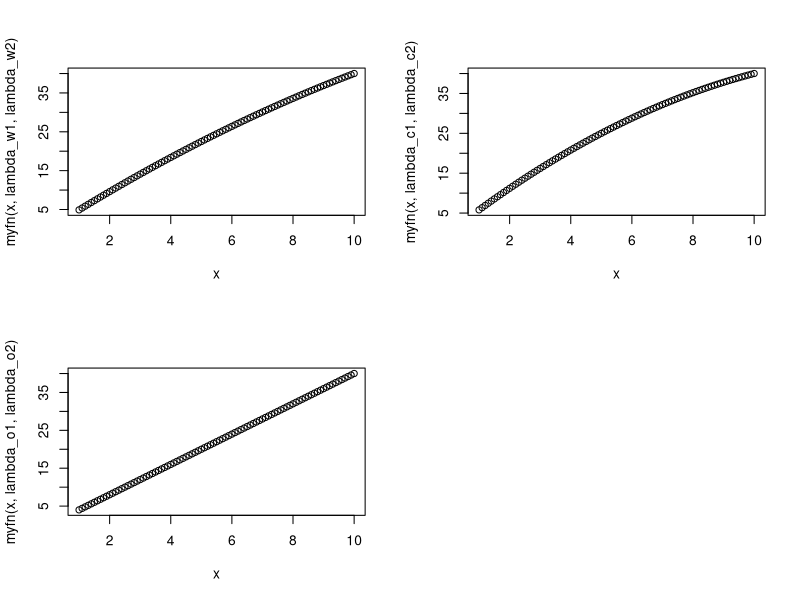

Generate this figure with R: (Note: this script raises an error after producing the figure.)
library(reshape2)
library(ggplot2)

olrp <- function(beta, A,B,Q, R, W=NULL){
	m 	<- max(dim(A))
	rb	<- nrow(B)
	cb	<- ncol(B)
	if(is.null(W)) {W = matrix(0, m, cb) }
# 	if(min(abs(eigen(R)$values)) > 1e-5){
# 		stop("eigen value error");
# 	}else{
		p0 <-  - .01*diag(m)
		dd <- 1
		it <- 1
		maxit <- 1000
		while (dd>1e-6 & it<= maxit){
			f0 	= solve(R+ beta * t(B) %*%p0 %*%B) %*% (beta* t(B)%*%p0%*%A + t(W))
			p1	= beta*t(A) %*% p0 %*%A + Q - (beta * t(A) %*% p0 %*% B+ W) %*% f0
			f1 	= solve(R + beta* t(B) %*% p1 %*% B) %*% (beta* t(B)%*%p1%*%A + t(W))
			dd	= max(abs(f1 - f0));
			it = it +1
			p0 = p1
		}
# 	}
	return(list(f = f1, p = p0))
}

myfn <- function(x, lambda1, lambda2){
	lambda2*x^2+ lambda1*x
}

lambda_w1	= 5;
lambda_w2 	= -.1;
lambda_w3 	= 4; 
lambda_w4	= - .1; 
lambda_w5	= - .5; 
lambda_c2 	= -.2;
lambda_c1	= 6;
lambda_o2 	= 0;
lambda_o1	= 4;
tau_I1		= 5; 
tau_I2 		= -.1;
tau_I3 		= -.5; 
tau_S2		= -.2;
tau_S1		= 5; 
k 			= .5;
rho 		= .6; 
beta= .95;
lmu			= c(-Inf,  1.2);
lsigma		= c(0, .2);
mu 			= exp(lmu + .5*lsigma^2)
Sigma 		= diag((exp(lsigma^2) -1)*exp(2*lmu + lsigma^2));
ns			<- 2; 
nu			<- 3; 

# Plot the utilify functions
x 			<- seq(1, 10, by=.1)
par(mfrow= c(2,2))
plot(x, myfn(x, lambda_w1, lambda_w2))
plot(x, myfn(x, lambda_c1, lambda_c2))
plot(x, myfn(x, lambda_o1, lambda_o2))
plot(x, myfn(x, tau1, tau2))

A 	= matrix(c(1, 0, 0, rho), ns,ns,byrow=T)
B	= matrix(c(k, 0, -1, 0, 0, 0), ns, nu, byrow=T)

R2	<- matrix(0, ns, ns); R2[1,1] <- -tau_I2; R2[2,2] <- lambda_o2; 
R1	<- matrix(c(-tau_I1, lambda_o1), 1, ns)
Q2	<- matrix(c(lambda_w2 + lambda_o2 - tau_I2*k^2, lambda_w5 - tau_I3*k, 	tau_I2*k, 
				lambda_w5 - tau_I3*k,				lambda_w4 - tau_S2, 	tau_I3, 
				tau_I2*k,							tau_I3, 				lambda_c2 - tau_I2), nu, nu, byrow=T)
Q1	<- matrix(c(lambda_w1 - lambda_o1-tau_I1*k, lambda_w3 - tau_S1, lambda_c1 + tau_I1), 1, nu)
W	<- matrix(c(-tau_I2*k,	-tau_I3, 	tau_I2, 
				-lambda_o2, 	0,			0), ns, nu, byrow=T)


sol <- olrp(beta, A, B, R2, Q2, W)
F 	<- sol$f
P 	<- sol$p
S 	<- (R1+ Q1 %*% F + 2*beta*t(mu) %*% t(P) %*% (A+ B%*% F)) %*% solve(diag(ns) - beta*A - beta*B %*% F)
S 	<- matrix(S, nrow = 1)
G	<- -.5 * solve(Q2 + beta*t(B) %*% P %*% B) %*% (2*beta*t(B) %*% P %*% mu + beta*t(B) %*% t(S) + t(Q1) )
d 	<- (.5*(Q1 + beta* S %*% B + 2*beta*t(mu) %*% P %*% B) %*% G + beta* S %*% mu + beta * sum(diag(P %*% Sigma)) )/(1-beta)
round(P, 3) 
round(S, 3)
d

# Simulate the data 
TT 			<- 100
init_state	<- c(I=3, B= 5, Inc=1)
state 		<- matrix(NA, TT, length(init_state))
state[1,]	<- init_state
ubar		<- matrix(NA, TT, 2)
ustar		<- matrix(NA, TT, 2)
zdraw		<- rlnorm(TT, lmu[2], lsigma[2])
eps_inc		<- rlnorm(TT, lmu[3], lsigma[3])
for(i in 1:TT){
	ubar[i,] 	<- F %*% state[i,] + G
	ymax 		<- state[i,2] + state[i,3] - zdraw[i]
	ustar[i,1]	<- max(0, min(ubar[i,1], ymax))
	cmax 		<- state[i,1] + k*ustar[i,1]
	ustar[i,2] 	<- max(0,min(ubar[i,2], cmax))
	if(i< TT){
		state[(i+1), 1] <- state[i,1] + k*ustar[i,1] - ustar[i,2]
		state[(i+1), 2] <- state[i,2] + state[i,3] - zdraw[i] - ustar[i,1]
		state[(i+1), 3] <- rho * state[i,3] + eps_inc[i]
	}
}

# Plot the state
tmp		<- data.frame(t = 1:TT, state, ustar)
names(tmp) <- c("t","I","B","Inc","y","c")
ggtmp	<- melt(tmp, id.var="t")
ggtmp$sol	<- "realized"
tmp		<- melt(data.frame(t=1:TT, y=ubar[,1], c=ubar[,2]), id.var="t")
ggtmp	<- rbind(ggtmp, cbind(tmp, sol="star"))
ggplot(ggtmp, aes(t, value, col=sol)) + geom_point() + geom_line() + 
		facet_grid(variable ~. , scales="free_y")



